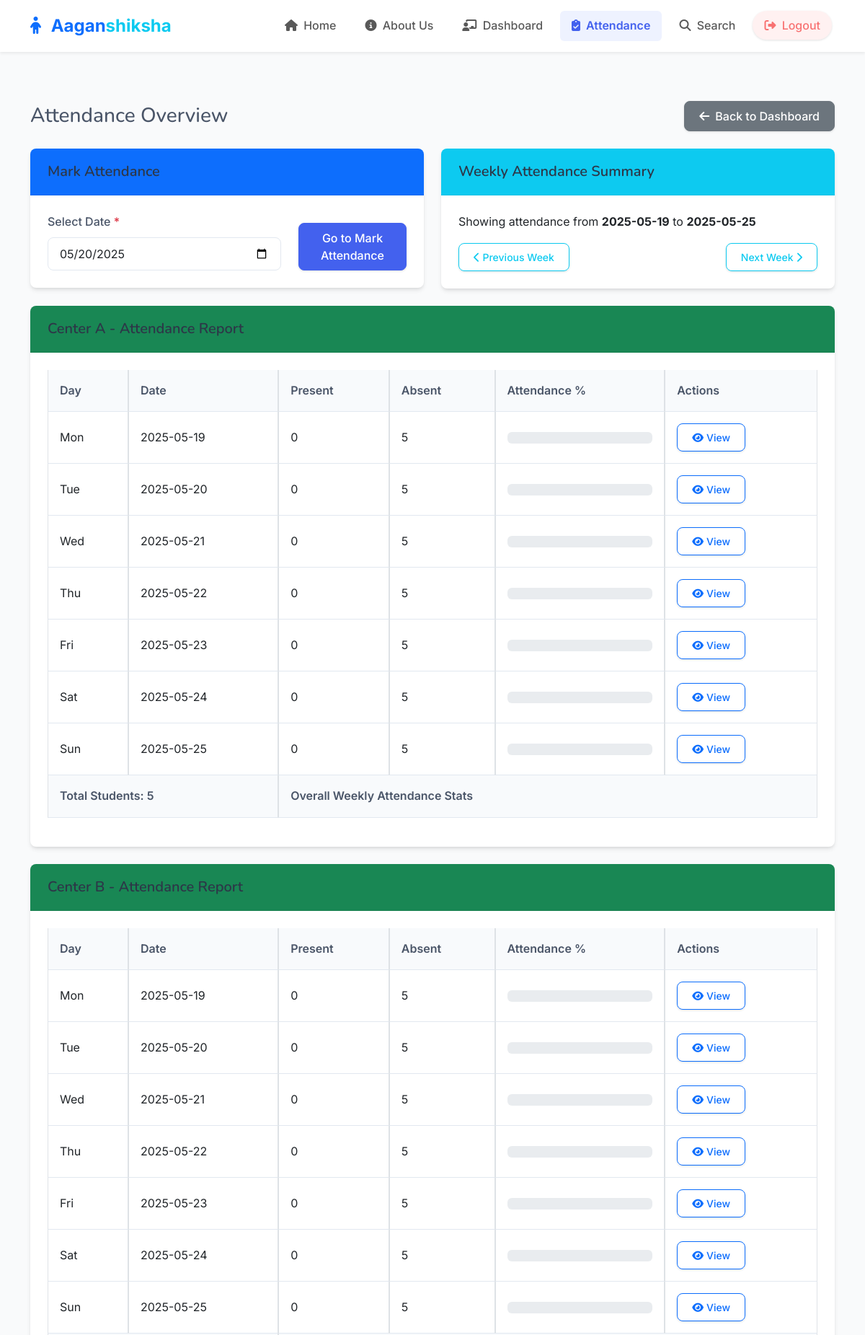
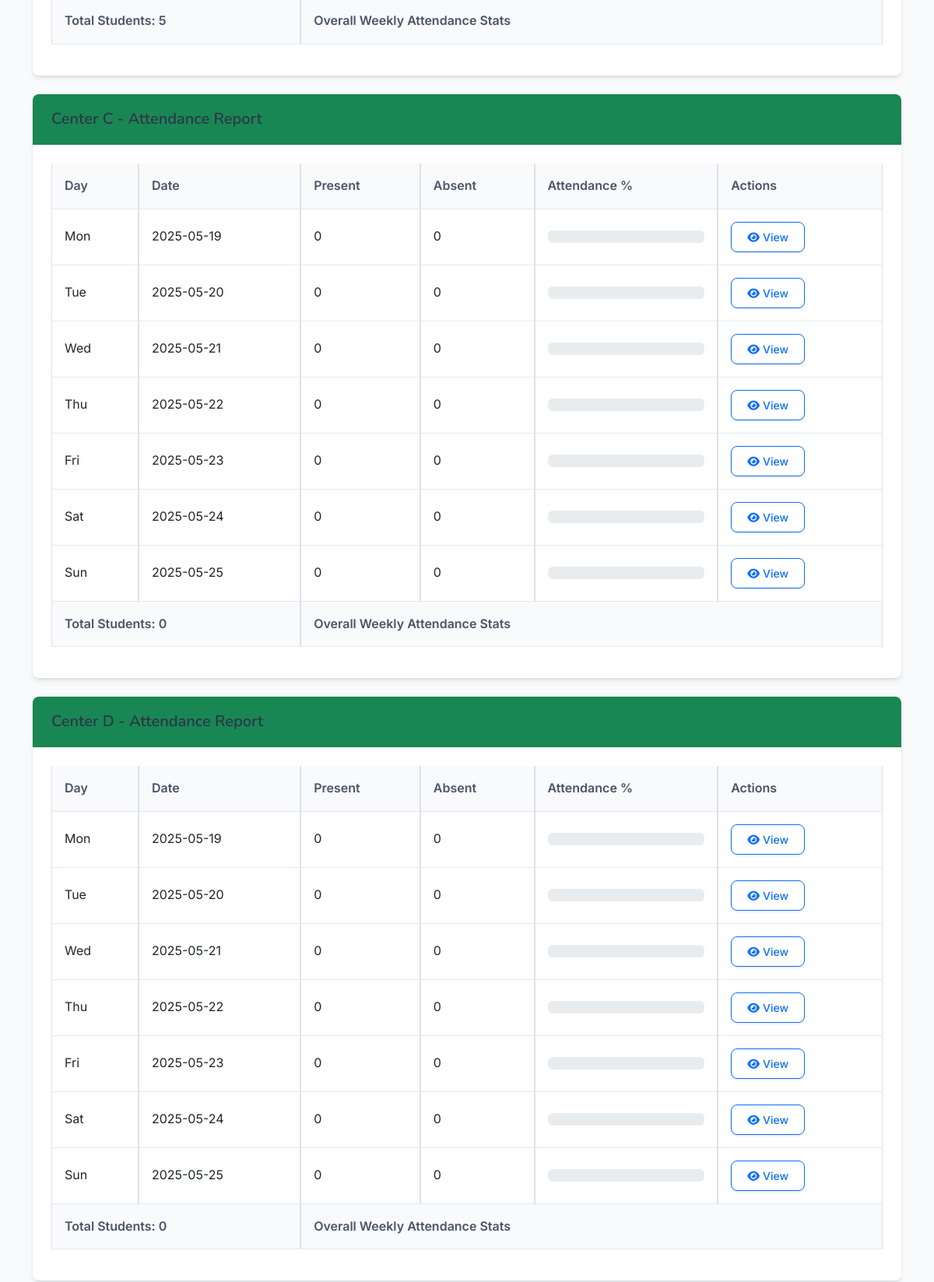
Screenshot of /attendance/ (signed in, upper part) with the database file from the repository (2 pictures, top to bottom).
### models.py (models this page shows)
class Center(db.Model):
    id = db.Column(db.Integer, primary_key=True)
    name = db.Column(db.String(100), nullable=False)
    address = db.Column(db.String(200), nullable=False)
    contact_number = db.Column(db.String(15))
    email = db.Column(db.String(120))
    created_at = db.Column(db.DateTime, default=datetime.utcnow)
    students = db.relationship('Student', backref='center', lazy=True)
    inventory_items = db.relationship('Inventory', backref='center', lazy=True)

### routes/attendance.py (the view)
@attendance_bp.route('/')
@login_required
@authorized_user
def index():
    form = AttendanceForm()
    today = datetime.utcnow().date()
    form.date.data = today
    start_of_week = today - timedelta(days=today.weekday())
    end_of_week = start_of_week + timedelta(days=6)
    centers = Center.query.all()
    center_data = []
    for center in centers:
        students = Student.query.filter_by(center_id=center.id).all()
        attendance_data = db.session.query(
            Attendance.date,
            db.func.count(Attendance.id).label('total'),
            db.func.sum(db.case((Attendance.status == 'present', 1), else_=0)).label('present')
        ).filter(
            Attendance.student_id.in_([s.id for s in students]),
            Attendance.date.between(start_of_week, end_of_week)
        ).group_by(Attendance.date).all()
        attendance_by_date = {row.date: {'total': row.total, 'present': row.present} for row in attendance_data}
        total_students = len(students)
        days_data = []
        for i in range(7):
            current_date = start_of_week + timedelta(days=i)
            if current_date in attendance_by_date:
                present = attendance_by_date[current_date]['present'] or 0
                absent = total_students - present
                percentage = (present / total_students) * 100 if total_students > 0 else 0
            else:
                present = 0
                absent = total_students
                percentage = 0
            days_data.append({
                'date': current_date.strftime('%Y-%m-%d'),
                'day': current_date.strftime('%a'),
                'present': present,
                'absent': absent,
                'percentage': round(percentage, 1)
            })
        center_data.append({
            'center': center,
            'total_students': total_students,
            'days': days_data
        })
    return render_template('attendance/index.html',
                          form=form,
                          centers=centers,
                          center_data=center_data,
                          start_date=start_of_week.strftime('%Y-%m-%d'),
                          end_date=end_of_week.strftime('%Y-%m-%d'))

### forms.py
class AttendanceForm(FlaskForm):
    date = DateField('Date', validators=[DataRequired()], format='%Y-%m-%d')
    submit = SubmitField('Load Students')

### app.py (called while the page is built)
@app.context_processor
def inject_csrf_token():
    return dict(csrf_token=generate_csrf)

@login_manager.user_loader
def load_user(user_id):
    return User.query.get(int(user_id))

### routes/attendance.py (called while the page is built)
def authorized_user(f):
    @wraps(f)
    def decorated_function(*args, **kwargs):
        if not current_user.is_authenticated or current_user.role not in ['admin', 'teacher']:
            flash('You need to be an admin or teacher to access this page.', 'danger')
            return redirect(url_for('auth.login'))
        return f(*args, **kwargs)
    return decorated_function

### templates/attendance/index.html (shortened to what this page needs)
{% extends 'base.html' %}
{% block content %}
<div class="container py-4">
    <div class="d-flex justify-content-between align-items-center mb-4">
        <h1 class="h3 mb-0">Attendance Overview</h1>
        {% if current_user.role == 'admin' %}
            <a href="{{ url_for('admin.dashboard') }}" class="btn btn-secondary">
                <i class="fas fa-arrow-left me-2"></i>Back to Dashboard
            </a>
        {% else %}
            <a href="{{ url_for('teacher.dashboard') }}" class="btn btn-secondary">
                <i class="fas fa-arrow-left me-2"></i>Back to Dashboard
            </a>
        {% endif %}
    </div>
    <div class="row mb-4">
        <div class="col-md-6">
            <div class="card">
                <div class="card-header bg-primary text-white">
                    <h5 class="mb-0">Mark Attendance</h5>
                </div>
                <div class="card-body">
                    <form method="GET" action="{{ url_for('teacher.attendance') }}">
                        <div class="row align-items-end">
                            <div class="col-md-8">
                                <label class="form-label">Select Date</label>
                                {{ form.date(class="form-control", type="date") }}
                            </div>
                            <div class="col-md-4">
                                <div class="d-grid">
                                    <button type="submit" class="btn btn-primary">Go to Mark Attendance</button>
                                </div>
                            </div>
                        </div>
                    </form>
                </div>
            </div>
        </div>
        <div class="col-md-6">
            <div class="card">
                <div class="card-header bg-info text-white">
                    <h5 class="mb-0">Weekly Attendance Summary</h5>
                </div>
                <div class="card-body">
                    <p>Showing attendance from <strong>{{ start_date }}</strong> to <strong>{{ end_date }}</strong></p>
                    <div class="d-flex justify-content-between">
                        <button class="btn btn-sm btn-outline-info">
                            <i class="fas fa-chevron-left"></i> Previous Week
                        </button>
                        <button class="btn btn-sm btn-outline-info">
                            Next Week <i class="fas fa-chevron-right"></i>
                        </button>
                    </div>
                </div>
            </div>
        </div>
    </div>
    {% for data in center_data %}
        <div class="card mb-4">
            <div class="card-header bg-success text-white">
                <h5 class="mb-0">{{ data.center.name }} - Attendance Report</h5>
            </div>
            <div class="card-body">
                <div class="table-responsive">
                    <table class="table table-bordered">
                        <thead>
                            <tr class="bg-light">
                                <th>Day</th>
                                <th>Date</th>
                                <th>Present</th>
                                <th>Absent</th>
                                <th>Attendance %</th>
                                <th>Actions</th>
                            </tr>
                        </thead>
                        <tbody>
                            {% for day in data.days %}
                                <tr>
                                    <td>{{ day.day }}</td>
                                    <td>{{ day.date }}</td>
                                    <td>{{ day.present }}</td>
                                    <td>{{ day.absent }}</td>
                                    <td>
                                        <div class="progress">
                                        </div>
                                    </td>
                                    <td>
                                        <a href="{{ url_for('attendance.view_attendance', center_id=data.center.id, date=day.date) }}" class="btn btn-sm btn-outline-primary">
                                            <i class="fas fa-eye me-1"></i>View
                                        </a>
                                    </td>
                                </tr>
                            {% endfor %}
                        </tbody>
                        <tfoot>
                            <tr class="bg-light">
                                <th colspan="2">Total Students: {{ data.total_students }}</th>
                                <th colspan="4">Overall Weekly Attendance Stats</th>
                            </tr>
                        </tfoot>
                    </table>
                </div>
            </div>
        </div>
    {% endfor %}
</div>
{% endblock %}

### static/css/style.css (style rules this page uses)
:root { --primary-color: #4361ee; --primary-light: #eef2ff; --secondary-color: #3f72af; --info-color: #3abff8; --success-color: #36d399; --warning-color: #fbbd23; --danger-color: #f87272; --light-color: #f8f9fa; --dark-color: #333333; --text-color: #4a5568; --border-radius: 0.5rem; --box-shadow: 0 4px 6px -1px rgba(0, 0, 0, 0.1), 0 2px 4px -1px rgba(0, 0, 0, 0.06); --transition: all 0.3s ease; }
body { min-height: 100vh; display: flex; flex-direction: column; font-family: 'Inter', -apple-system, BlinkMacSystemFont, 'Segoe UI', Roboto, Oxygen, Ubuntu, Cantarell, 'Open Sans', 'Helvetica Neue', sans-serif; color: var(--text-color); background-color: #f9fafb; line-height: 1.6; }
h1, h2, h3, h4, h5, h6 { font-family: 'Nunito', -apple-system, BlinkMacSystemFont, 'Segoe UI', Roboto, Oxygen, Ubuntu, Cantarell, 'Open Sans', 'Helvetica Neue', sans-serif; font-weight: 600; color: #2d3748; }
a { transition: var(--transition); }
.btn { border-radius: var(--border-radius); padding: 0.5rem 1.25rem; font-weight: 500; transition: var(--transition); box-shadow: 0 1px 3px rgba(0,0,0,0.12); }
.btn-primary, .btn-primary:hover { background-color: var(--primary-color); border-color: var(--primary-color); }
.card { border: none; border-radius: var(--border-radius); box-shadow: var(--box-shadow); transition: var(--transition); overflow: hidden; }
.card-header { background-color: white; border-bottom: 1px solid rgba(0, 0, 0, 0.05); padding: 1.25rem 1.5rem; font-weight: 600; }
.card-body { padding: 1.5rem; }
.form-label { font-weight: 500; margin-bottom: 0.5rem; color: #4a5568; }
.form-control, .form-select { border-radius: var(--border-radius); border: 1px solid #e2e8f0; padding: 0.625rem 1rem; transition: var(--transition); }
.table { border-collapse: separate; border-spacing: 0; width: 100%; margin-bottom: 1rem; }
.table th { background-color: #f8fafc; font-weight: 600; padding: 1rem; text-align: left; color: #4a5568; border-bottom: 1px solid #e2e8f0; }
.table td { padding: 1rem; border-bottom: 1px solid #e2e8f0; vertical-align: middle; }

### rows the page displays
Center: center.name "Center A"
Center: center.name "Center B"
Center: center.name "Center C"
Center: center.name "Center D"

### other values shown
{{ start_date }} "2025-05-19"
{{ end_date }} "2025-05-25"
{{ day.day }} "Mon" "Tue" "Wed" "Thu" "Fri" "Sat" "Sun" "Mon" "Tue" "Wed" "Thu" "Fri" "Sat" "Sun" "Mon" "Tue" "Wed" "Thu" "Fri" "Sat" "Sun" "Mon" "Tue" "Wed" "Thu" "Fri" "Sat" "Sun"
{{ day.date }} "2025-05-19" "2025-05-20" "2025-05-21" "2025-05-22" "2025-05-23" "2025-05-24" "2025-05-25" "2025-05-19" "2025-05-20" "2025-05-21" "2025-05-22" "2025-05-23" "2025-05-24" "2025-05-25" "2025-05-19" "2025-05-20" "2025-05-21" "2025-05-22" "2025-05-23" "2025-05-24" "2025-05-25" "2025-05-19" "2025-05-20" "2025-05-21" "2025-05-22" "2025-05-23" "2025-05-24" "2025-05-25"
{{ day.present }} "0" "0" "0" "0" "0" "0" "0" "0" "0" "0" "0" "0" "0" "0" "0" "0" "0" "0" "0" "0" "0" "0" "0" "0" "0" "0" "0" "0"
{{ day.absent }} "5" "5" "5" "5" "5" "5" "5" "5" "5" "5" "5" "5" "5" "5" "0" "0" "0" "0" "0" "0" "0" "0" "0" "0" "0" "0" "0" "0"
{{ data.total_students }} "5" "5" "0" "0"
